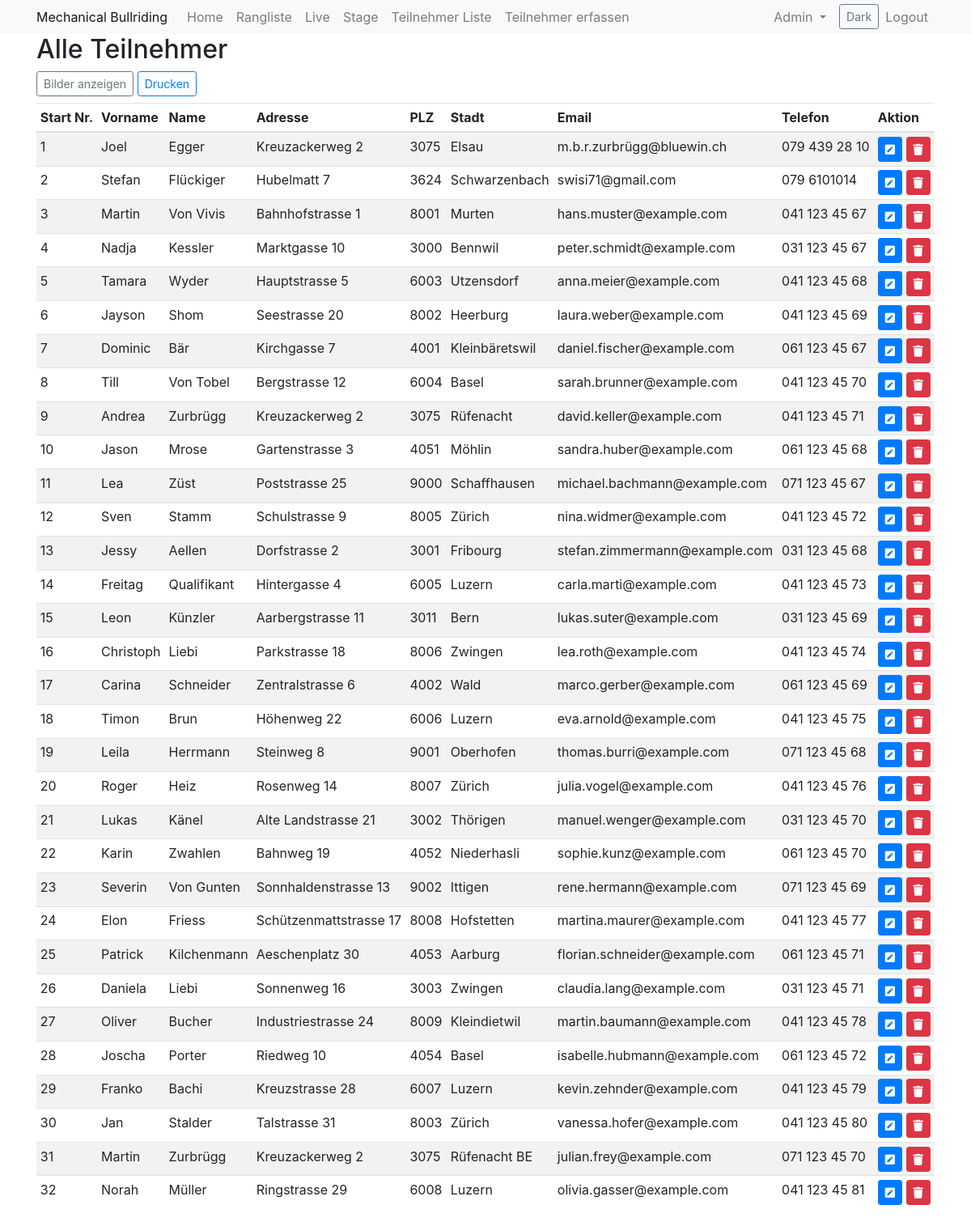
Page /participants?thumbs=0 (signed in) on the committed database.
### app/models.py (models this page shows, shortened)
class Participant(db.Model):
    id = db.Column(db.Integer, primary_key=True)
    active = db.Column(db.Boolean, default=False)
    start_nr = db.Column(db.Integer, nullable=True, unique=True)
    first_name = db.Column(db.String(64), nullable=False)
    last_name = db.Column(db.String(64), nullable=False)
    address = db.Column(db.String(128), nullable=False)
    postal_code = db.Column(db.String(10), nullable=False)
    city = db.Column(db.String(64), nullable=False)
    email = db.Column(db.String(120), nullable=True)
    phone = db.Column(db.String(20), nullable=True)
    photo = db.Column(db.String(256), nullable=True)
    time1 = db.Column(db.Float, nullable=True)
    time2 = db.Column(db.Float, nullable=True)
    time3 = db.Column(db.Float, nullable=True)
    time4 = db.Column(db.Float, nullable=True)
    time5 = db.Column(db.Float, nullable=True)
    time6 = db.Column(db.Float, nullable=True)
    round1_qualified = db.Column(db.Boolean, default=False)
    round2_qualified = db.Column(db.Boolean, default=False)
    round3_qualified = db.Column(db.Boolean, default=False)
    zwischenrunde_qualified = db.Column(db.Boolean, default=False)
    final_qualified = db.Column(db.Boolean, default=False)

### app/routes.py (the view)
@bp.route('/participants')
@login_required
def participant():
    participants = Participant.query.all()
    show_thumbs = request.args.get('thumbs', default='1')
    try:
        show_thumbs = False if str(show_thumbs) in ('0', 'false', 'False') else True
    except Exception:
        show_thumbs = True
    return render_template('participant.html', title='Alle Teilnehmer', participants=participants, show_thumbs=show_thumbs)

### app/models.py (called while the page is built)
@login.user_loader
def load_user(id):
    return User.query.get(int(id))

### app/templates/participant.html (shortened to what this page needs)
{% extends "base.html" %}
{% block content %}
  {% if current_user.is_authenticated %}
  <h2>Alle Teilnehmer</h2>
  <div class="mb-2 d-flex justify-content-between align-items-center">
    <div>
      <a href="{{ url_for('main.participant', thumbs=0 if show_thumbs else 1) }}" class="btn btn-sm btn-outline-secondary">
        {% if show_thumbs %}Bilder ausblenden{% else %}Bilder anzeigen{% endif %}
      </a>
      <button class="btn btn-sm btn-outline-primary" onclick="window.print()">Drucken</button>
    </div>
  </div>
  <table class="table table-striped table-sm">
    <thead>
      <tr>
        <th>Start Nr.</th>
        <th>Vorname</th>
        <th>Name</th>
        <th>Adresse</th>
        <th>PLZ</th>
        <th>Stadt</th>
        <th>Email</th>
        <th>Telefon</th>
        <th>Aktion</th>
      </tr>
    </thead>
    <tbody>
      {% for participant in participants %}
        <tr>
          <td>{{ participant.start_nr }}</td>
          <td>{{ participant.first_name }}</td>
          <td>{{ participant.last_name }}</td>
          <td>{{ participant.address }}</td>
          <td>{{ participant.postal_code }}</td>
          <td>{{ participant.city }}</td>
          <td>{{ participant.email }}</td>
          <td>{{ participant.phone }}</td>
          <td>
            <form action="{{ url_for('main.participant_edit', id=participant.id) }}" method="get" style="display:inline;">
              <button type="submit" class="btn btn-primary btn-sm">
                <i class="fas fa-pen-square"></i>
              </button>
            </form>
            <form action="{{ url_for('main.participant_delete', id=participant.id) }}" method="post" style="display:inline;">
              <button type="submit" class="btn btn-danger btn-sm">
                <i class="fas fa-trash"></i>
              </button>
            </form>
          </td>
        </tr>
      {% endfor %}
    </tbody>
  </table>
  {% else %}
    <p>Please Login!</p>
  {% endif %}
{% endblock %}

### rows in the picture
Participant: start_nr "1", first_name "Joel", last_name "Egger", address "Kreuzackerweg 2", postal_code "3075", city "Elsau", email "m.b.r.zurbrügg@bluewin.ch", phone "079 439 28 10"
Participant: start_nr "2", first_name "Stefan", last_name "Flückiger", address "Hubelmatt 7", postal_code "3624", city "Schwarzenbach", email "swisi71@gmail.com", phone "079 6101014"
Participant: start_nr "3", first_name "Martin", last_name "Von Vivis", address "Bahnhofstrasse 1", postal_code "8001", city "Murten", email "hans.muster@example.com", phone "041 123 45 67"
Participant: start_nr "4", first_name "Nadja", last_name "Kessler", address "Marktgasse 10", postal_code "3000", city "Bennwil", email "peter.schmidt@example.com", phone "031 123 45 67"
Participant: start_nr "5", first_name "Tamara", last_name "Wyder", address "Hauptstrasse 5", postal_code "6003", city "Utzensdorf", email "anna.meier@example.com", phone "041 123 45 68"
Participant: start_nr "6", first_name "Jayson", last_name "Shom", address "Seestrasse 20", postal_code "8002", city "Heerburg", email "laura.weber@example.com", phone "041 123 45 69"
Participant: start_nr "7", first_name "Dominic", last_name "Bär", address "Kirchgasse 7", postal_code "4001", city "Kleinbäretswil", email "daniel.fischer@example.com", phone "061 123 45 67"
Participant: start_nr "8", first_name "Till", last_name "Von Tobel", address "Bergstrasse 12", postal_code "6004", city "Basel", email "sarah.brunner@example.com", phone "041 123 45 70"
Participant: start_nr "9", first_name "Andrea", last_name "Zurbrügg", address "Kreuzackerweg 2", postal_code "3075", city "Rüfenacht", email "david.keller@example.com", phone "041 123 45 71"
Participant: start_nr "10", first_name "Jason", last_name "Mrose", address "Gartenstrasse 3", postal_code "4051", city "Möhlin", email "sandra.huber@example.com", phone "061 123 45 68"
Participant: start_nr "11", first_name "Lea", last_name "Züst", address "Poststrasse 25", postal_code "9000", city "Schaffhausen", email "michael.bachmann@example.com", phone "071 123 45 67"
Participant: start_nr "12", first_name "Sven", last_name "Stamm", address "Schulstrasse 9", postal_code "8005", city "Zürich", email "nina.widmer@example.com", phone "041 123 45 72"
Participant: start_nr "13", first_name "Jessy", last_name "Aellen", address "Dorfstrasse 2", postal_code "3001", city "Fribourg", email "stefan.zimmermann@example.com", phone "031 123 45 68"
Participant: start_nr "14", first_name "Freitag", last_name "Qualifikant", address "Hintergasse 4", postal_code "6005", city "Luzern", email "carla.marti@example.com", phone "041 123 45 73"
Participant: start_nr "15", first_name "Leon", last_name "Künzler", address "Aarbergstrasse 11", postal_code "3011", city "Bern", email "lukas.suter@example.com", phone "031 123 45 69"
Participant: start_nr "16", first_name "Christoph", last_name "Liebi", address "Parkstrasse 18", postal_code "8006", city "Zwingen", email "lea.roth@example.com", phone "041 123 45 74"
Participant: start_nr "17", first_name "Carina", last_name "Schneider", address "Zentralstrasse 6", postal_code "4002", city "Wald", email "marco.gerber@example.com", phone "061 123 45 69"
Participant: start_nr "18", first_name "Timon", last_name "Brun", address "Höhenweg 22", postal_code "6006", city "Luzern", email "eva.arnold@example.com", phone "041 123 45 75"
Participant: start_nr "19", first_name "Leila", last_name "Herrmann", address "Steinweg 8", postal_code "9001", city "Oberhofen", email "thomas.burri@example.com", phone "071 123 45 68"
Participant: start_nr "20", first_name "Roger", last_name "Heiz", address "Rosenweg 14", postal_code "8007", city "Zürich", email "julia.vogel@example.com", phone "041 123 45 76"
Participant: start_nr "21", first_name "Lukas", last_name "Känel", address "Alte Landstrasse 21", postal_code "3002", city "Thörigen", email "manuel.wenger@example.com", phone "031 123 45 70"
Participant: start_nr "22", first_name "Karin", last_name "Zwahlen", address "Bahnweg 19", postal_code "4052", city "Niederhasli", email "sophie.kunz@example.com", phone "061 123 45 70"
Participant: start_nr "23", first_name "Severin", last_name "Von Gunten", address "Sonnhaldenstrasse 13", postal_code "9002", city "Ittigen", email "rene.hermann@example.com", phone "071 123 45 69"
Participant: start_nr "24", first_name "Elon", last_name "Friess", address "Schützenmattstrasse 17", postal_code "8008", city "Hofstetten", email "martina.maurer@example.com", phone "041 123 45 77"
Participant: start_nr "25", first_name "Patrick", last_name "Kilchenmann", address "Aeschenplatz 30", postal_code "4053", city "Aarburg", email "florian.schneider@example.com", phone "061 123 45 71"
Participant: start_nr "26", first_name "Daniela", last_name "Liebi", address "Sonnenweg 16", postal_code "3003", city "Zwingen", email "claudia.lang@example.com", phone "031 123 45 71"
Participant: start_nr "27", first_name "Oliver", last_name "Bucher", address "Industriestrasse 24", postal_code "8009", city "Kleindietwil", email "martin.baumann@example.com", phone "041 123 45 78"
Participant: start_nr "28", first_name "Joscha", last_name "Porter", address "Riedweg 10", postal_code "4054", city "Basel", email "isabelle.hubmann@example.com", phone "061 123 45 72"
Participant: start_nr "29", first_name "Franko", last_name "Bachi", address "Kreuzstrasse 28", postal_code "6007", city "Luzern", email "kevin.zehnder@example.com", phone "041 123 45 79"
Participant: start_nr "30", first_name "Jan", last_name "Stalder", address "Talstrasse 31", postal_code "8003", city "Zürich", email "vanessa.hofer@example.com", phone "041 123 45 80"
Participant: start_nr "31", first_name "Martin", last_name "Zurbrügg", address "Kreuzackerweg 2", postal_code "3075", city "Rüfenacht BE", email "julian.frey@example.com", phone "071 123 45 70"
Participant: start_nr "32", first_name "Norah", last_name "Müller", address "Ringstrasse 29", postal_code "6008", city "Luzern", email "olivia.gasser@example.com", phone "041 123 45 81"

### other values in the picture
{{ site_name }} "Mechanical Bullriding"
